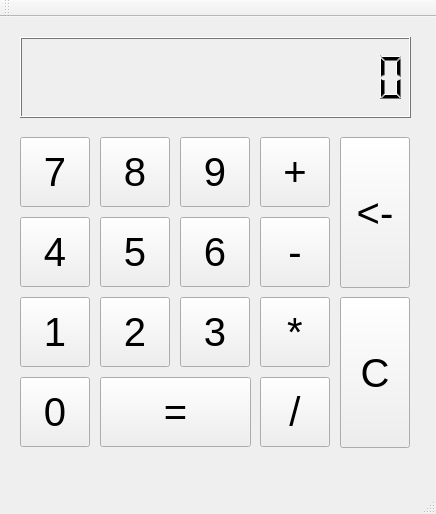
<?xml version="1.0" encoding="UTF-8"?>
<ui version="4.0">
 <class>Calculadora</class>
 <widget class="QMainWindow" name="Calculadora">
  <property name="geometry">
   <rect>
    <x>0</x>
    <y>0</y>
    <width>436</width>
    <height>514</height>
   </rect>
  </property>
  <property name="windowTitle">
   <string>Calculadora</string>
  </property>
  <widget class="QWidget" name="centralWidget">
   <widget class="QLCDNumber" name="lcd">
    <property name="geometry">
     <rect>
      <x>20</x>
      <y>20</y>
      <width>391</width>
      <height>81</height>
     </rect>
    </property>
    <property name="palette">
     <palette>
      <active>
       <colorrole role="WindowText">
        <brush brushstyle="SolidPattern">
         <color alpha="255">
          <red>0</red>
          <green>0</green>
          <blue>0</blue>
         </color>
        </brush>
       </colorrole>
       <colorrole role="Button">
        <brush brushstyle="SolidPattern">
         <color alpha="255">
          <red>239</red>
          <green>235</green>
          <blue>231</blue>
         </color>
        </brush>
       </colorrole>
       <colorrole role="Light">
        <brush brushstyle="SolidPattern">
         <color alpha="255">
          <red>255</red>
          <green>255</green>
          <blue>255</blue>
         </color>
        </brush>
       </colorrole>
       <colorrole role="Midlight">
        <brush brushstyle="SolidPattern">
         <color alpha="255">
          <red>247</red>
          <green>245</green>
          <blue>243</blue>
         </color>
        </brush>
       </colorrole>
       <colorrole role="Dark">
        <brush brushstyle="SolidPattern">
         <color alpha="255">
          <red>119</red>
          <green>117</green>
          <blue>115</blue>
         </color>
        </brush>
       </colorrole>
       <colorrole role="Mid">
        <brush brushstyle="SolidPattern">
         <color alpha="255">
          <red>159</red>
          <green>157</green>
          <blue>154</blue>
         </color>
        </brush>
       </colorrole>
       <colorrole role="Text">
        <brush brushstyle="SolidPattern">
         <color alpha="255">
          <red>239</red>
          <green>41</green>
          <blue>41</blue>
         </color>
        </brush>
       </colorrole>
       <colorrole role="BrightText">
        <brush brushstyle="SolidPattern">
         <color alpha="255">
          <red>255</red>
          <green>255</green>
          <blue>255</blue>
         </color>
        </brush>
       </colorrole>
       <colorrole role="ButtonText">
        <brush brushstyle="SolidPattern">
         <color alpha="255">
          <red>0</red>
          <green>0</green>
          <blue>0</blue>
         </color>
        </brush>
       </colorrole>
       <colorrole role="Base">
        <brush brushstyle="SolidPattern">
         <color alpha="255">
          <red>255</red>
          <green>255</green>
          <blue>255</blue>
         </color>
        </brush>
       </colorrole>
       <colorrole role="Window">
        <brush brushstyle="SolidPattern">
         <color alpha="255">
          <red>239</red>
          <green>235</green>
          <blue>231</blue>
         </color>
        </brush>
       </colorrole>
       <colorrole role="Shadow">
        <brush brushstyle="SolidPattern">
         <color alpha="255">
          <red>0</red>
          <green>0</green>
          <blue>0</blue>
         </color>
        </brush>
       </colorrole>
       <colorrole role="AlternateBase">
        <brush brushstyle="SolidPattern">
         <color alpha="255">
          <red>247</red>
          <green>245</green>
          <blue>243</blue>
         </color>
        </brush>
       </colorrole>
       <colorrole role="ToolTipBase">
        <brush brushstyle="SolidPattern">
         <color alpha="255">
          <red>255</red>
          <green>255</green>
          <blue>220</blue>
         </color>
        </brush>
       </colorrole>
       <colorrole role="ToolTipText">
        <brush brushstyle="SolidPattern">
         <color alpha="255">
          <red>0</red>
          <green>0</green>
          <blue>0</blue>
         </color>
        </brush>
       </colorrole>
      </active>
      <inactive>
       <colorrole role="WindowText">
        <brush brushstyle="SolidPattern">
         <color alpha="255">
          <red>0</red>
          <green>0</green>
          <blue>0</blue>
         </color>
        </brush>
       </colorrole>
       <colorrole role="Button">
        <brush brushstyle="SolidPattern">
         <color alpha="255">
          <red>239</red>
          <green>235</green>
          <blue>231</blue>
         </color>
        </brush>
       </colorrole>
       <colorrole role="Light">
        <brush brushstyle="SolidPattern">
         <color alpha="255">
          <red>255</red>
          <green>255</green>
          <blue>255</blue>
         </color>
        </brush>
       </colorrole>
       <colorrole role="Midlight">
        <brush brushstyle="SolidPattern">
         <color alpha="255">
          <red>247</red>
          <green>245</green>
          <blue>243</blue>
         </color>
        </brush>
       </colorrole>
       <colorrole role="Dark">
        <brush brushstyle="SolidPattern">
         <color alpha="255">
          <red>119</red>
          <green>117</green>
          <blue>115</blue>
         </color>
        </brush>
       </colorrole>
       <colorrole role="Mid">
        <brush brushstyle="SolidPattern">
         <color alpha="255">
          <red>159</red>
          <green>157</green>
          <blue>154</blue>
         </color>
        </brush>
       </colorrole>
       <colorrole role="Text">
        <brush brushstyle="SolidPattern">
         <color alpha="255">
          <red>239</red>
          <green>41</green>
          <blue>41</blue>
         </color>
        </brush>
       </colorrole>
       <colorrole role="BrightText">
        <brush brushstyle="SolidPattern">
         <color alpha="255">
          <red>255</red>
          <green>255</green>
          <blue>255</blue>
         </color>
        </brush>
       </colorrole>
       <colorrole role="ButtonText">
        <brush brushstyle="SolidPattern">
         <color alpha="255">
          <red>0</red>
          <green>0</green>
          <blue>0</blue>
         </color>
        </brush>
       </colorrole>
       <colorrole role="Base">
        <brush brushstyle="SolidPattern">
         <color alpha="255">
          <red>255</red>
          <green>255</green>
          <blue>255</blue>
         </color>
        </brush>
       </colorrole>
       <colorrole role="Window">
        <brush brushstyle="SolidPattern">
         <color alpha="255">
          <red>239</red>
          <green>235</green>
          <blue>231</blue>
         </color>
        </brush>
       </colorrole>
       <colorrole role="Shadow">
        <brush brushstyle="SolidPattern">
         <color alpha="255">
          <red>0</red>
          <green>0</green>
          <blue>0</blue>
         </color>
        </brush>
       </colorrole>
       <colorrole role="AlternateBase">
        <brush brushstyle="SolidPattern">
         <color alpha="255">
          <red>247</red>
          <green>245</green>
          <blue>243</blue>
         </color>
        </brush>
       </colorrole>
       <colorrole role="ToolTipBase">
        <brush brushstyle="SolidPattern">
         <color alpha="255">
          <red>255</red>
          <green>255</green>
          <blue>220</blue>
         </color>
        </brush>
       </colorrole>
       <colorrole role="ToolTipText">
        <brush brushstyle="SolidPattern">
         <color alpha="255">
          <red>0</red>
          <green>0</green>
          <blue>0</blue>
         </color>
        </brush>
       </colorrole>
      </inactive>
      <disabled>
       <colorrole role="WindowText">
        <brush brushstyle="SolidPattern">
         <color alpha="255">
          <red>119</red>
          <green>117</green>
          <blue>115</blue>
         </color>
        </brush>
       </colorrole>
       <colorrole role="Button">
        <brush brushstyle="SolidPattern">
         <color alpha="255">
          <red>239</red>
          <green>235</green>
          <blue>231</blue>
         </color>
        </brush>
       </colorrole>
       <colorrole role="Light">
        <brush brushstyle="SolidPattern">
         <color alpha="255">
          <red>255</red>
          <green>255</green>
          <blue>255</blue>
         </color>
        </brush>
       </colorrole>
       <colorrole role="Midlight">
        <brush brushstyle="SolidPattern">
         <color alpha="255">
          <red>247</red>
          <green>245</green>
          <blue>243</blue>
         </color>
        </brush>
       </colorrole>
       <colorrole role="Dark">
        <brush brushstyle="SolidPattern">
         <color alpha="255">
          <red>119</red>
          <green>117</green>
          <blue>115</blue>
         </color>
        </brush>
       </colorrole>
       <colorrole role="Mid">
        <brush brushstyle="SolidPattern">
         <color alpha="255">
          <red>159</red>
          <green>157</green>
          <blue>154</blue>
         </color>
        </brush>
       </colorrole>
       <colorrole role="Text">
        <brush brushstyle="SolidPattern">
         <color alpha="255">
          <red>119</red>
          <green>117</green>
          <blue>115</blue>
         </color>
        </brush>
       </colorrole>
       <colorrole role="BrightText">
        <brush brushstyle="SolidPattern">
         <color alpha="255">
          <red>255</red>
          <green>255</green>
          <blue>255</blue>
         </color>
        </brush>
       </colorrole>
       <colorrole role="ButtonText">
        <brush brushstyle="SolidPattern">
         <color alpha="255">
          <red>119</red>
          <green>117</green>
          <blue>115</blue>
         </color>
        </brush>
       </colorrole>
       <colorrole role="Base">
        <brush brushstyle="SolidPattern">
         <color alpha="255">
          <red>239</red>
          <green>235</green>
          <blue>231</blue>
         </color>
        </brush>
       </colorrole>
       <colorrole role="Window">
        <brush brushstyle="SolidPattern">
         <color alpha="255">
          <red>239</red>
          <green>235</green>
          <blue>231</blue>
         </color>
        </brush>
       </colorrole>
       <colorrole role="Shadow">
        <brush brushstyle="SolidPattern">
         <color alpha="255">
          <red>0</red>
          <green>0</green>
          <blue>0</blue>
         </color>
        </brush>
       </colorrole>
       <colorrole role="AlternateBase">
        <brush brushstyle="SolidPattern">
         <color alpha="255">
          <red>239</red>
          <green>235</green>
          <blue>231</blue>
         </color>
        </brush>
       </colorrole>
       <colorrole role="ToolTipBase">
        <brush brushstyle="SolidPattern">
         <color alpha="255">
          <red>255</red>
          <green>255</green>
          <blue>220</blue>
         </color>
        </brush>
       </colorrole>
       <colorrole role="ToolTipText">
        <brush brushstyle="SolidPattern">
         <color alpha="255">
          <red>0</red>
          <green>0</green>
          <blue>0</blue>
         </color>
        </brush>
       </colorrole>
      </disabled>
     </palette>
    </property>
    <property name="digitCount">
     <number>15</number>
    </property>
   </widget>
   <widget class="QPushButton" name="siete">
    <property name="geometry">
     <rect>
      <x>20</x>
      <y>120</y>
      <width>70</width>
      <height>70</height>
     </rect>
    </property>
    <property name="font">
     <font>
      <pointsize>30</pointsize>
     </font>
    </property>
    <property name="text">
     <string>7</string>
    </property>
   </widget>
   <widget class="QPushButton" name="cuatro">
    <property name="geometry">
     <rect>
      <x>20</x>
      <y>200</y>
      <width>70</width>
      <height>70</height>
     </rect>
    </property>
    <property name="font">
     <font>
      <pointsize>30</pointsize>
     </font>
    </property>
    <property name="text">
     <string>4</string>
    </property>
   </widget>
   <widget class="QPushButton" name="cero">
    <property name="geometry">
     <rect>
      <x>20</x>
      <y>360</y>
      <width>70</width>
      <height>70</height>
     </rect>
    </property>
    <property name="font">
     <font>
      <pointsize>30</pointsize>
     </font>
    </property>
    <property name="text">
     <string>0</string>
    </property>
   </widget>
   <widget class="QPushButton" name="uno">
    <property name="geometry">
     <rect>
      <x>20</x>
      <y>280</y>
      <width>70</width>
      <height>70</height>
     </rect>
    </property>
    <property name="font">
     <font>
      <pointsize>30</pointsize>
     </font>
    </property>
    <property name="text">
     <string>1</string>
    </property>
   </widget>
   <widget class="QPushButton" name="cinco">
    <property name="geometry">
     <rect>
      <x>100</x>
      <y>200</y>
      <width>70</width>
      <height>70</height>
     </rect>
    </property>
    <property name="font">
     <font>
      <pointsize>30</pointsize>
     </font>
    </property>
    <property name="text">
     <string>5</string>
    </property>
   </widget>
   <widget class="QPushButton" name="dos">
    <property name="geometry">
     <rect>
      <x>100</x>
      <y>280</y>
      <width>70</width>
      <height>70</height>
     </rect>
    </property>
    <property name="font">
     <font>
      <pointsize>30</pointsize>
     </font>
    </property>
    <property name="text">
     <string>2</string>
    </property>
   </widget>
   <widget class="QPushButton" name="ocho">
    <property name="geometry">
     <rect>
      <x>100</x>
      <y>120</y>
      <width>70</width>
      <height>70</height>
     </rect>
    </property>
    <property name="font">
     <font>
      <pointsize>30</pointsize>
     </font>
    </property>
    <property name="text">
     <string>8</string>
    </property>
   </widget>
   <widget class="QPushButton" name="igual">
    <property name="geometry">
     <rect>
      <x>100</x>
      <y>360</y>
      <width>151</width>
      <height>70</height>
     </rect>
    </property>
    <property name="font">
     <font>
      <pointsize>30</pointsize>
     </font>
    </property>
    <property name="text">
     <string>=</string>
    </property>
   </widget>
   <widget class="QPushButton" name="nueve">
    <property name="geometry">
     <rect>
      <x>180</x>
      <y>120</y>
      <width>70</width>
      <height>70</height>
     </rect>
    </property>
    <property name="font">
     <font>
      <pointsize>30</pointsize>
     </font>
    </property>
    <property name="text">
     <string>9</string>
    </property>
   </widget>
   <widget class="QPushButton" name="seis">
    <property name="geometry">
     <rect>
      <x>180</x>
      <y>200</y>
      <width>70</width>
      <height>70</height>
     </rect>
    </property>
    <property name="font">
     <font>
      <pointsize>30</pointsize>
     </font>
    </property>
    <property name="text">
     <string>6</string>
    </property>
   </widget>
   <widget class="QPushButton" name="retro">
    <property name="geometry">
     <rect>
      <x>340</x>
      <y>120</y>
      <width>70</width>
      <height>151</height>
     </rect>
    </property>
    <property name="font">
     <font>
      <pointsize>30</pointsize>
     </font>
    </property>
    <property name="text">
     <string>&lt;-</string>
    </property>
   </widget>
   <widget class="QPushButton" name="tres">
    <property name="geometry">
     <rect>
      <x>180</x>
      <y>280</y>
      <width>70</width>
      <height>70</height>
     </rect>
    </property>
    <property name="font">
     <font>
      <pointsize>30</pointsize>
     </font>
    </property>
    <property name="text">
     <string>3</string>
    </property>
   </widget>
   <widget class="QPushButton" name="suma">
    <property name="geometry">
     <rect>
      <x>260</x>
      <y>120</y>
      <width>70</width>
      <height>70</height>
     </rect>
    </property>
    <property name="font">
     <font>
      <pointsize>30</pointsize>
     </font>
    </property>
    <property name="text">
     <string>+</string>
    </property>
   </widget>
   <widget class="QPushButton" name="resta">
    <property name="geometry">
     <rect>
      <x>260</x>
      <y>200</y>
      <width>70</width>
      <height>70</height>
     </rect>
    </property>
    <property name="font">
     <font>
      <pointsize>30</pointsize>
     </font>
    </property>
    <property name="text">
     <string>-</string>
    </property>
   </widget>
   <widget class="QPushButton" name="divide">
    <property name="geometry">
     <rect>
      <x>260</x>
      <y>360</y>
      <width>70</width>
      <height>70</height>
     </rect>
    </property>
    <property name="font">
     <font>
      <pointsize>30</pointsize>
     </font>
    </property>
    <property name="text">
     <string>/</string>
    </property>
   </widget>
   <widget class="QPushButton" name="multiplica">
    <property name="geometry">
     <rect>
      <x>260</x>
      <y>280</y>
      <width>70</width>
      <height>70</height>
     </rect>
    </property>
    <property name="font">
     <font>
      <pointsize>30</pointsize>
     </font>
    </property>
    <property name="text">
     <string>*</string>
    </property>
   </widget>
   <widget class="QPushButton" name="borra">
    <property name="geometry">
     <rect>
      <x>340</x>
      <y>280</y>
      <width>70</width>
      <height>151</height>
     </rect>
    </property>
    <property name="font">
     <font>
      <pointsize>30</pointsize>
     </font>
    </property>
    <property name="text">
     <string>C</string>
    </property>
   </widget>
  </widget>
  <widget class="QMenuBar" name="menuBar">
   <property name="geometry">
    <rect>
     <x>0</x>
     <y>0</y>
     <width>436</width>
     <height>22</height>
    </rect>
   </property>
  </widget>
  <widget class="QToolBar" name="mainToolBar">
   <attribute name="toolBarArea">
    <enum>TopToolBarArea</enum>
   </attribute>
   <attribute name="toolBarBreak">
    <bool>false</bool>
   </attribute>
  </widget>
  <widget class="QStatusBar" name="statusBar"/>
 </widget>
 <layoutdefault spacing="6" margin="11"/>
 <resources/>
 <connections/>
</ui>
